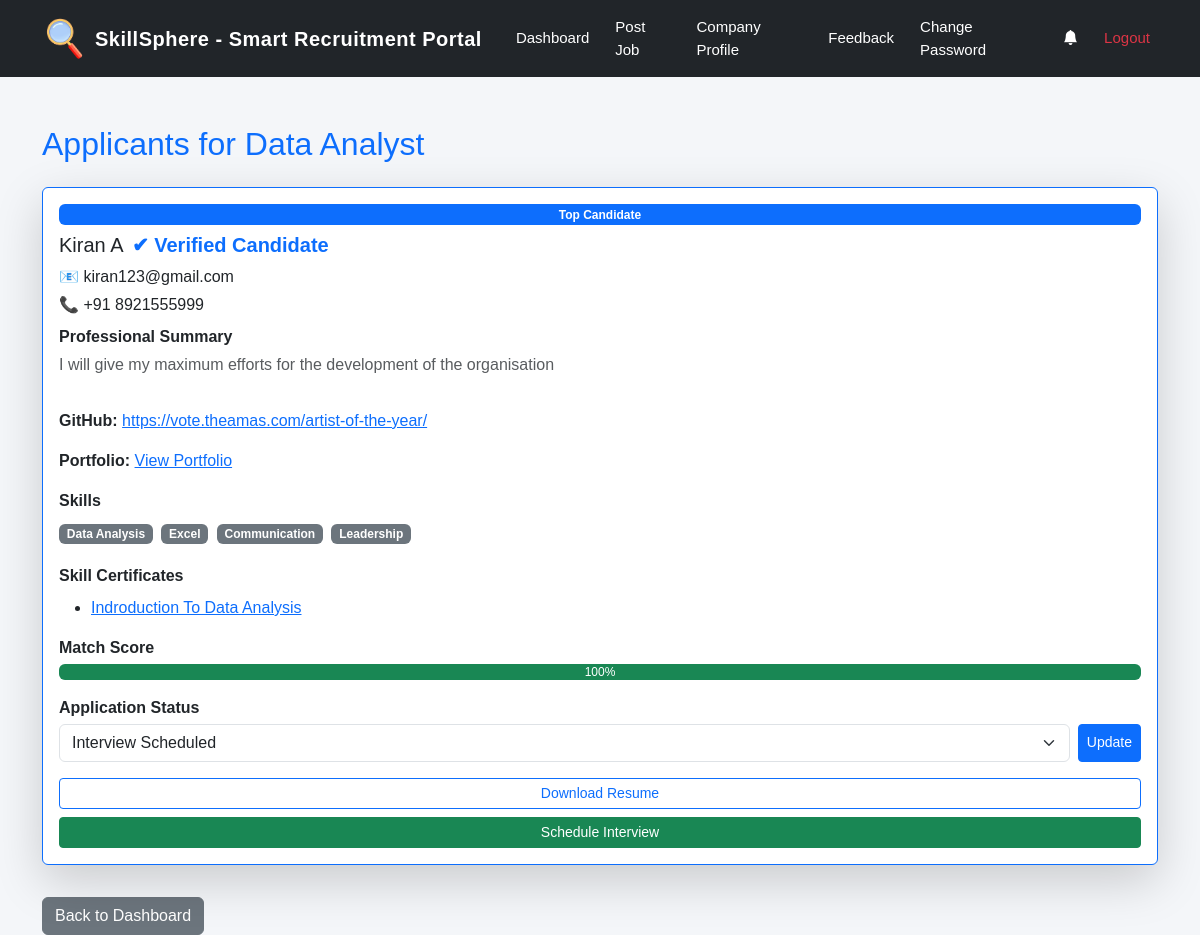
/job/18/applicants/ (signed in), run on the app's committed database.
### jobs/models.py (models this page shows, shortened)
class Job(models.Model):
    title = models.CharField(max_length=200)
    company = models.CharField(max_length=200)
    location = models.CharField(max_length=200)
    salary = models.CharField(max_length=100)
    job_type = models.CharField(max_length=20)
    description = models.TextField()
    recruiter = models.ForeignKey(User, on_delete=models.CASCADE, null=True, blank=True)
    skills = models.ManyToManyField(Skill)
    posted_at = models.DateTimeField(auto_now_add=True)

class Profile(models.Model):
    ROLE_CHOICES = [
        ('candidate', 'Candidate'),
        ('recruiter', 'Recruiter'),
    ]
    user = models.OneToOneField(User, on_delete=models.CASCADE)
    skills = models.ManyToManyField(Skill, blank=True)
    role = models.CharField(
        max_length=20,
        choices=ROLE_CHOICES,
        default='candidate'
    )
    phone = models.CharField(max_length=15, blank=True)
    resume = models.FileField(
        upload_to='resumes/',
        blank=True,
        null=True
    )
    full_name = models.CharField(
        max_length=200,
        blank=True,
        null=True
    )
    age = models.PositiveIntegerField(
        null=True,
        blank=True
    )
    location = models.CharField(
        max_length=200,
        blank=True
    )
    college_name = models.CharField(
        max_length=200,
        blank=True
    )
    degree = models.CharField(
        max_length=200,
        blank=True
    )
    graduation_year = models.CharField(
        max_length=20,
        blank=True
    )
    experience_level = models.CharField(
        max_length=50,
        choices=[
            ('Fresher', 'Fresher'),
            ('Experienced', 'Experienced'),
        ],
        default='Fresher'
    )
    github = models.URLField(
        blank=True,
        null=True
    )
    portfolio_website = models.URLField(
    blank=True,
    null=True
)
    bio = models.TextField(blank=True)
    company_name = models.CharField(
    max_length=200,
    blank=True,
    null=True
)
    company_location = models.CharField(
    max_length=200,
    blank=True,
    null=True
)
    company_website = models.URLField(
    blank=True,
    null=True
)
    designation = models.CharField(
    max_length=200,
    blank=True,
    null=True
)
    company_description = models.TextField(
    blank=True,
    null=True
)
    company_certificate = models.FileField(
    upload_to='company_certificates/',
    blank=True,
    null=True
)
    is_verified = models.BooleanField(default=False)
    verification_status = models.CharField(
        max_length=20,
        choices=[('pending', 'Pending'), ('approved', 'Approved')],
        default='pending'
    )
    certificate = models.FileField(upload_to='certificates/', blank=True, null=True)
    company_proof = models.FileField(upload_to='company_docs/', blank=True, null=True)
    project_link = models.URLField(blank=True)

class Skill(models.Model):
    name = models.CharField(max_length=100)
    users = models.ManyToManyField(User, blank=True)

class Certificate(models.Model):
    profile = models.ForeignKey(
        Profile,
        on_delete=models.CASCADE,
        related_name= 'user_certificates'
    )
    certificate_name = models.CharField(
        max_length=200
    )
    issued_by = models.CharField(
        max_length=200
    )
    certificate_file = models.FileField(
        upload_to='certificates/'
    )

### jobs/views.py (the view, shortened to what this page needs)
# urls.py: path('job/<int:job_id>/applicants/', views.view_applicants, name='view_applicants'),
@login_required
def view_applicants(request, job_id):
    profile, created = Profile.objects.get_or_create(
        user=request.user
    )
    if profile.role != 'recruiter':
        return redirect('job_list')
    job = get_object_or_404(
        Job,
        id=job_id
    )
    applications = Application.objects.filter(
        job=job
    )
    applicant_data = []
    for application in applications:
        candidate = application.user
        candidate_profile, created = Profile.objects.get_or_create(
            user=candidate
        )
        user_skills = list(
            candidate_profile.skills.all()
        )
        job_skills = list(
            job.skills.all()
        )
        match = calculate_match(
            user_skills,
            job_skills
        )
        certificates = Certificate.objects.filter(
            profile=candidate_profile
        )
        applicant_data.append({
            'candidate': application.user,
            'match': match,
            'application': application,
            'certificates': certificates,
        })
    applicant_data.sort(
        key=lambda x: x['match'],
        reverse=True
    )
    return render(
        request,
        'jobs/view_applicants.html',
        {
            'job': job,
            'applicant_data': applicant_data
        }
    )

### jobs/views.py (called while the page is built)
def calculate_match(user_skills, job_skills):
    user_set = set(user_skills)
    job_set = set(job_skills)
    matched = user_set.intersection(job_set)
    if len(job_set) == 0:
        return 0
    return round(
        (len(matched) / len(job_set)) * 100
    )

### jobs/templates/jobs/view_applicants.html (shortened to what this page needs)
{% extends 'base.html' %}
{% block content %}
<div class="container mt-5">
<h2 class="text-primary mb-4">
Applicants for {{ job.title }}
</h2>
{% for applicant in applicant_data %}
<div class="card p-3 mb-3
{% if forloop.first %}border-primary shadow-lg{% elif applicant.candidate.profile.is_verified %}border-success{% endif %}">
{% if forloop.first %}
<span class="badge bg-primary mb-2">
Top Candidate
</span>
{% endif %}
<h5>
{{ applicant.candidate.profile.full_name }}
{% if applicant.candidate.profile.is_verified %}
<span class="text-primary fw-bold ms-1">
✔ Verified Candidate
</span>
{% endif %}
</h5>
<p class="mb-1">
📧 {{ applicant.candidate.email }}
</p>
<p class="mb-2">
📞 {{ applicant.candidate.profile.phone }}
</p>
{% if applicant.candidate.profile.bio %}
<div class="mb-3">
<p class="fw-bold mb-1">
Professional Summary
</p>
<p class="text-muted">
{{ applicant.candidate.profile.bio }}
</p>
</div>
{% endif %}
{% if applicant.candidate.profile.github %}
<p>
<strong>GitHub:</strong>
<a href="{{ applicant.candidate.profile.github }}"
   target="_blank">
   {{ applicant.candidate.profile.github }}
</a>
</p>
{% endif %}
{% if applicant.candidate.profile.portfolio_website %}
<p>
<strong>Portfolio:</strong>
<a href="{{ applicant.candidate.profile.portfolio_website }}"
   target="_blank">
   View Portfolio
</a>
</p>
{% endif %}
<p class="fw-bold mb-2">
Skills
</p>
<div class="mb-3">
{% for skill in applicant.candidate.profile.skills.all %}
<span class="badge bg-secondary me-1 mb-1">
{{ skill.name }}
</span>
{% endfor %}
</div>
{% if applicant.certificates %}
<p class="fw-bold mb-2">
Skill Certificates
</p>
<ul>
{% for certificate in applicant.certificates %}
<li>
<a href="{{ certificate.certificate_file.url }}"
   target="_blank">
   {{ certificate.certificate_name }}
</a>
</li>
{% endfor %}
</ul>
{% endif %}
<p class="mb-1 fw-bold">
Match Score
</p>
<div class="progress mb-3">
{% if applicant.match >= 80 %}
<div class="progress-bar bg-success"
     role="progressbar"
     style="width: {{ applicant.match }}%;">
    {{ applicant.match }}%
</div>
{% elif applicant.match >= 50 %}
<div class="progress-bar bg-primary"
     role="progressbar"
     style="width: {{ applicant.match }}%;">
    {{ applicant.match }}%
</div>
{% elif applicant.match >= 30 %}
<div class="progress-bar bg-warning"
     role="progressbar"
     style="width: {{ applicant.match }}%;">
    {{ applicant.match }}%
</div>
{% else %}
<div class="progress-bar bg-danger"
     role="progressbar"
     style="width: {{ applicant.match }}%;">
    {{ applicant.match }}%
</div>
{% endif %}
</div>
<p class="fw-bold mb-1">
Application Status
</p>
<form method="POST" class="mb-3">
<div class="d-flex gap-2">
<select name="status" class="form-select">
<option value="Interview Scheduled"
{% if applicant.application.status == "Interview Scheduled" %}
selected
{% endif %}>
Interview Scheduled
</option>
</select>
<button type="submit"
        class="btn btn-primary btn-sm">
Update
</button>
</div>
</form>
{% if applicant.candidate.profile.resume %}
<a href="{{ applicant.candidate.profile.resume.url }}"
class="btn btn-outline-primary btn-sm">
Download Resume
</a>
{% endif %}
<a href="{% url 'schedule_interview' applicant.application.id %}"
   class="btn btn-success btn-sm mt-2">
Schedule Interview
</a>
</div>
{% empty %}
<p>No applicants yet.</p>
{% endfor %}
<a href="{% url 'recruiter_dashboard' %}" class="btn btn-secondary mt-3">
Back to Dashboard
</a>
</div>
{% endblock %}

### jobs/templates/base.html (style rules this page uses)
body { background:#f4f6f9; font-family:Arial, sans-serif; }

### data on the page
Job: title "Data Analyst"
Skill: name "Data Analysis"
Skill: name "Excel"
Skill: name "Communication"
Skill: name "Leadership"
Certificate: certificate_name "Indroduction To Data Analysis"

### other printed values
{{ applicant.candidate.profile.full_name }} "Kiran A"
{{ applicant.candidate.email }} "kiran123@gmail.com"
{{ applicant.candidate.profile.phone }} "+91 8921555999"
{{ applicant.candidate.profile.bio }} "I will give my maximum efforts for the development of the organisation"
{{ applicant.candidate.profile.github }} "https://vote.theamas.com/artist-of-the-year/"
{{ applicant.match }} "100"
